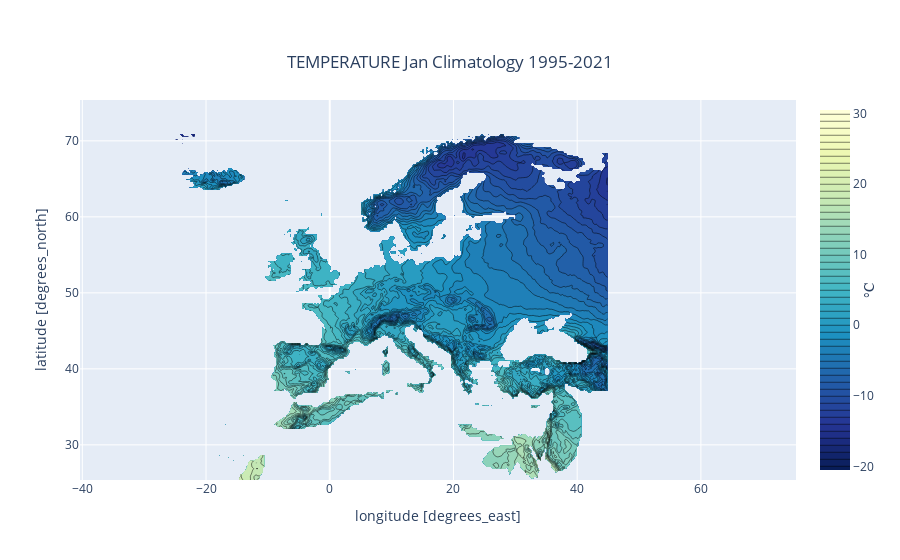

The notebook cell this image was saved under:
### Code cell
import plotly.graph_objects as go
months = ['Jan', 'Feb', 'Mar', 'Apr', 'May', 'Jun', 'Jul', 'Aug', 'Sep', 'Oct', 'Nov', 'Dec']
i=0
#for i in range(len(var.month)):
fig = go.Figure(data =
                    go.Contour(
                        x = var.longitude,
                        y = var.latitude,
                        z = var.isel(month=i).values,
                        colorscale='YlGnBu_r',
                        colorbar=dict(
                            title='°C', # title here
                            titleside='right',
                            titlefont=dict(
                                size=14,
                                family='Arial, sans-serif')
                        ),
                        contours=dict(
                            start=m,
                            end=M,
                            size=1,
    )))
fig.update_layout(
        title={
            'text': r'TEMPERATURE '+months[i]+' Climatology 1995-2021',
            'y':0.9,
            'x':0.5,
            'xanchor': 'center',
            'yanchor': 'top'},
        xaxis_title='longitude [degrees_east]',
        yaxis_title='latitude [degrees_north]',
)
fig.write_image('E-OBS_climatology_map_temp_1995-2021_'+months[i]+'.png')
fig.show()

### Figure 1 — Plotly figure (JSON) as saved in the notebook; plotly's stock layout.template omitted (floating-point values rounded to 4 significant figures; data arrays with more than 128 entries replaced by an {"elided": "..."} marker saying what was removed)
{"data": [{"colorbar": {"title": {"font": {"family": "Arial, sans-serif", "size": 14}, "side": "right", "text": "°C"}}, "colorscale": [[0, "rgb(8,29,88)"], [0.125, "rgb(37,52,148)"], [0.25, "rgb(34,94,168)"], [0.375, "rgb(29,145,192)"], [0.5, "rgb(65,182,196)"], [0.625, "rgb(127,205,187)"], [0.75, "rgb(199,233,180)"], [0.875, "rgb(237,248,177)"], [1, "rgb(255,255,217)"]], "contours": {"end": 30, "size": 1, "start": -20}, "type": "contour", "x": {"elided": "464 float values"}, "y": {"elided": "201 float values"}, "z": {"elided": "201x464 float values"}}], "layout": {"title": {"text": "TEMPERATURE Jan Climatology 1995-2021", "x": 0.5, "xanchor": "center", "y": 0.9, "yanchor": "top"}, "xaxis": {"title": {"text": "longitude [degrees_east]"}}, "yaxis": {"title": {"text": "latitude [degrees_north]"}}}}
